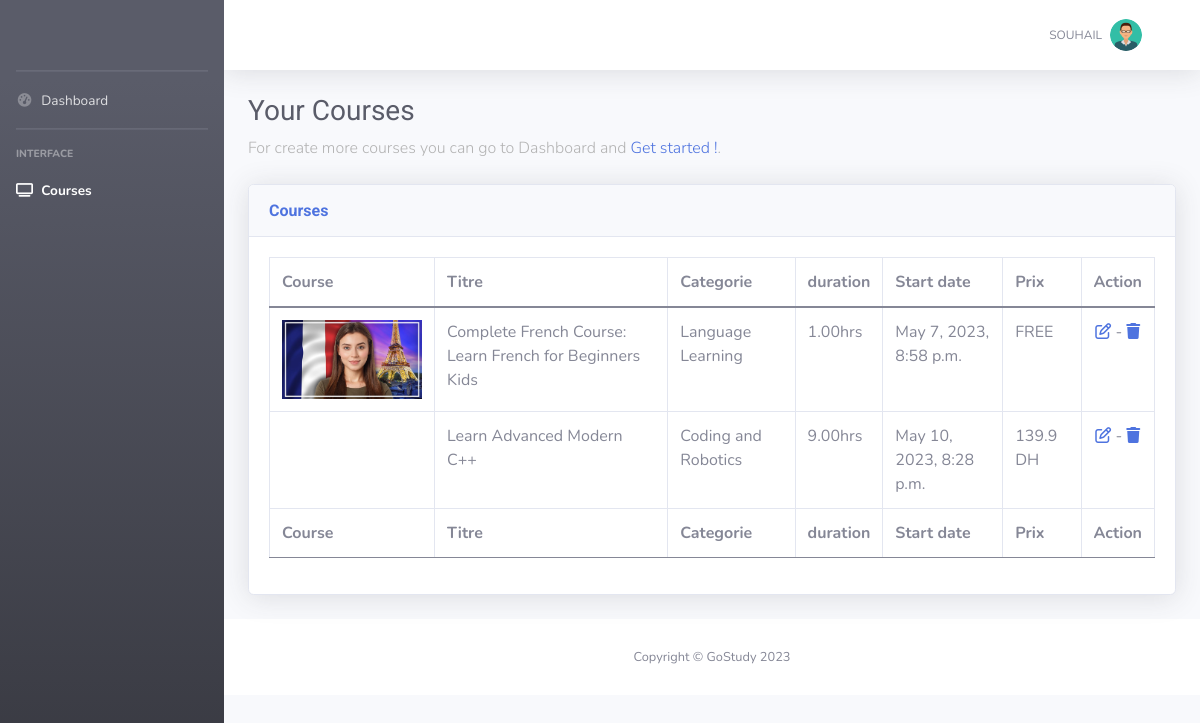
/Enseignant/Dashboard/courses (signed in), run on the app's committed database.
### prof/models.py (models this page shows, shortened)
class Enseignant(models.Model):
    user = models.OneToOneField(User, null=True,on_delete=models.CASCADE)
    nom = models.CharField(max_length=30)
    datenaissence = models.DateField()
    photo = models.ImageField(upload_to='prof/img/pdp/%y',default='prof/img/pdp/23/user.png')
    datecreation = models.DateTimeField(auto_now=True)

### courses/models.py (models this page shows, shortened)
class course(models.Model):
    titre = models.CharField(max_length=80)
    description = models.TextField()
    categorie = models.ForeignKey(categorie, null=True, on_delete=models.CASCADE)
    datecreation  = models.DateTimeField(auto_now=True)
    avis = models.IntegerField(null=True,validators=[MinValueValidator(0),MaxValueValidator(5)],default=0)
    cover = models.ImageField( upload_to='CourseCovers/img/%y/',null=True,default='',blank=True)
    video = models.FileField( upload_to='CourseVideos/lecons/%y',null=True,default='',blank=True)
    duration = models.DecimalField(max_digits=4, decimal_places=2,null=True,default=2)
    tag = models.ManyToManyField(tag)
    Enseignant = models.ForeignKey(Enseignant, null=True, on_delete=models.CASCADE)
    prix = models.DecimalField(max_digits=7,decimal_places=2,null=True)
    level = models.CharField(max_length=90,null=True,default='beginner')

class categorie(models.Model):
    nom = models.CharField( max_length=50)
    cover = models.ImageField( upload_to='categoryCovers/img/%y/',null=True)
    def __str__(self):
        return self.nom

### etudiant/decorators.py (the view)
        def wrapper_func(request, *args, **kwargs):
            if request.user.groups.exists():
                group = request.user.groups.all()[0].name
            if group in allowedGroups:
                    return view_func(request, *args, **kwargs)
            else:
                return redirect("home")

### prof/views.py (called while the page is built)
@login_required(login_url='etudiant_login')
@allowedusers(allowedGroups=['prof','admin'])
def dashboardcourses(request):
    m = {
    'pdp':Enseignant.objects.all().get(user=request.user),
    'cours':course.objects.all().filter(Enseignant=request.user.id)
    }
    return render(request,'prof/courses.html',m)

### templates/prof/courses.html
{% extends 'base/prof/header.html' %}
{% block content %}
<div class="container-fluid">
    <h1 class="h3 mb-2 text-gray-800">Your Courses</h1>
    <p class="mb-4">For create more courses you can go to Dashboard and<a target="_blank"
            href="{% url 'dashboardprof' %}"> Get started !</a>.</p>
    <div class="card shadow mb-4">
        <div class="card-header py-3">
            <h6 class="m-0 font-weight-bold text-primary">Courses</h6>
        </div>
        <div class="card-body">
            <div class="table-responsive">
                <table class="table table-bordered" id="dataTable" width="100%" cellspacing="0">
                    <thead>
                        <tr>
                            <th>Course</th>
                            <th>Titre</th>
                            <th>Categorie</th>
                            <th>duration</th>
                            <th>Start date</th>
                            <th>Prix</th>
                            <th>Action</th>
                        </tr>
                    </thead>
                    <tfoot>
                        <tr>
                            <th>Course</th>
                            <th>Titre</th>
                            <th>Categorie</th>
                            <th>duration</th>
                            <th>Start date</th>
                            <th>Prix</th>
                            <th>Action</th>
                        </tr>
                    </tfoot>
                    <tbody>
                        {% for cr in cours %}
                        <tr>
                            <td><img src="{{cr.cover.url}}" width=140 alt="" srcset=""></td>
                            <td>{{cr.titre}}</td>
                            <td>{{cr.categorie}}</td>
                            <td>{{cr.duration}}hrs</td>
                            <td>{{cr.datecreation}}</td>
                            {% if cr.prix %}
                            <td><script>document.write(parseFloat({{cr.prix}}*10))</script> DH</td>
                            {% else %}
                            <td>FREE</td>
                            {% endif %}
                            <td><center><a href="{% url 'editcourse' cr.id %}"><i class="fa-regular fa-pen-to-square"></i></a> - <a href="{% url 'deletecourse' cr.id %}"><i class="fa-solid fa-trash"></i></a></center></td>
                        </tr>
                        {% endfor %}
                    </tbody>
                </table>
            </div>
        </div>
    </div>
</div>
{% endblock content %}

### templates/base/prof/header.html (shortened to what this page needs)
{% load static %}
<!DOCTYPE html>
<html lang="en">
<head>
{% include 'base/coursesHeader.html' %}
{% include 'base/header.html' %}
    <link href="{% static 'prof/vendor/fontawesome-free/css/all.min.css' %}" rel="stylesheet" type="text/css">
    <link href="{% static 'prof/css/sb-admin-2.min.css' %}" rel="stylesheet">
</head>
<body id="page-top">
    <div id="wrapper">
        <ul class="navbar-nav bg-gradient-dark sidebar sidebar-dark accordion" id="accordionSidebar">
            <a class="sidebar-brand d-flex align-items-center justify-content-center" href="{% url 'dashboardprof' %}">
                </a>
            <hr class="sidebar-divider my-0">
            <li class="nav-item {% if request.resolver_match.url_name == 'dashboardprof' %}active{% endif %}">
                <a class="nav-link" href="{% url 'dashboardprof' %}">
                    <i class="fas fa-fw fa-tachometer-alt"></i>
                    <span>Dashboard</span></a>
            </li>
            <hr class="sidebar-divider">
            <div class="sidebar-heading">
                Interface
            </div>
            <li class="nav-item {% if request.resolver_match.url_name == 'dashboardcourses' %}active{% endif %}">
                <a class="nav-link collapsed" href="{% url 'dashboardcourses' %}">
                    <i class="fa-solid fa-tv"></i>
                    <span>Courses</span>
                </a>
            </li>
        </ul>
        <div id="content-wrapper" class="d-flex flex-column">
            <div id="content">
                {% if request.resolver_match.url_name != 'createcourse' %}
                <nav class="navbar navbar-expand navbar-light bg-white topbar mb-4 static-top shadow">
                    <ul class="navbar-nav ml-auto">
                        <li class="nav-item dropdown no-arrow">
                            <a class="nav-link dropdown-toggle" href="#" id="userDropdown" role="button"
                                data-toggle="dropdown" aria-haspopup="true" aria-expanded="false">
                                <span class="mr-2 d-none d-lg-inline text-gray-600 small">{{request.user}}</span>
                                <img class="img-profile rounded-circle"
                                    src="{{pdp.photo.url}}">
                            </a>
                        </li>
                    </ul>
                </nav>
        {% endif %}
                    {% block content %}
                    {% endblock content %}
            {% if request.resolver_match.url_name != 'createcourse' and request.resolver_match.url_name != 'deletecourse' %}
            <footer class="sticky-footer bg-white">
                <div class="container my-auto">
                    <div class="copyright text-center my-auto">
                        <span>Copyright &copy; GoStudy 2023</span>
                    </div>
                </div>
            </footer>{% endif %}
        </div>
    </div>
</body>
</html>

### templates/base/coursesHeader.html (shortened to what this page needs)
{% load static %}
    <link href="https://cdnjs.cloudflare.com/ajax/libs/font-awesome/5.10.0/css/all.min.css" rel="stylesheet">
    <link href="https://cdn.jsdelivr.net/npm/bootstrap-icons@1.4.1/font/bootstrap-icons.css" rel="stylesheet">
    <link href="{% static 'lib/animate/animate.min.css' %}" rel="stylesheet">
    <link href="{% static 'lib/owlcarousel/assets/owl.carousel.min.css' %}" rel="stylesheet">
    <link href="{% static 'css/bootstrap.min.css' %}" rel="stylesheet">
    <link href="{% static 'css/style.css' %}" rel="stylesheet">

### templates/base/header.html (shortened to what this page needs)
{% load static %}
<head>
    <link rel="stylesheet" href="{% static 'etudiant/fonts/icomoon/style.css' %}">
    <link rel="stylesheet" href="{% static 'etudiant/css/owl.carousel.min.css' %}">
      <link href="{% static 'lib/animate/animate.min.css' %}" rel="stylesheet">
      <link href="{% static 'lib/owlcarousel/assets/owl.carousel.min.css' %}" rel="stylesheet">
    <link href="https://cdnjs.cloudflare.com/ajax/libs/font-awesome/5.10.0/css/all.min.css" rel="stylesheet">
    <link href="https://cdn.jsdelivr.net/npm/bootstrap-icons@1.4.1/font/bootstrap-icons.css" rel="stylesheet">
    <link rel="stylesheet" href="{% static 'etudiant/css/bootstrap.min.css' %}">
    <link rel="stylesheet" href="{% static 'etudiant/css/style.css' %}">
  </head>

### gostudy/static/css/style.css (style rules this page uses)
:root { --primary: #06BBCC; --light: #F0FBFC; --dark: #181d38; }
.navbar .dropdown-toggle::after { border: none; content: "\f107"; font-family: "Font Awesome 5 Free"; font-weight: 900; vertical-align: middle; margin-left: 8px; }
.navbar-light .navbar-nav .nav-link { margin-right: 30px; padding: 25px 0; color: #FFFFFF; font-size: 15px; text-transform: uppercase; outline: none; }
.navbar-light .navbar-nav .nav-link { color: var(--dark); font-weight: 500; }

### gostudy/static/etudiant/css/style.css (style rules this page uses)
body { font-family: "Roboto", sans-serif; background-color: #fff; }
p { color: #b3b3b3; font-weight: 300; }
h1, h2, h3, h4, h5, h6, .h1, .h2, .h3, .h4, .h5, .h6 { font-family: "Roboto", sans-serif; }
a { -webkit-transition: .3s all ease; -o-transition: .3s all ease; transition: .3s all ease; }

### data on the page
Enseignant: photo (placeholder picture)
course: cover (picture), titre "Complete French Course: Learn French for Beginners Kids", categorie "Language Learning", duration "1.00", datecreation "May 7, 2023, 8:58 p.m.", prix "FREE"
course: titre "Learn Advanced Modern C++", categorie "Coding and Robotics", duration "9.00", datecreation "May 10, 2023, 8:28 p.m."

### other printed values
{{ request.user }} "SOUHAIL"
